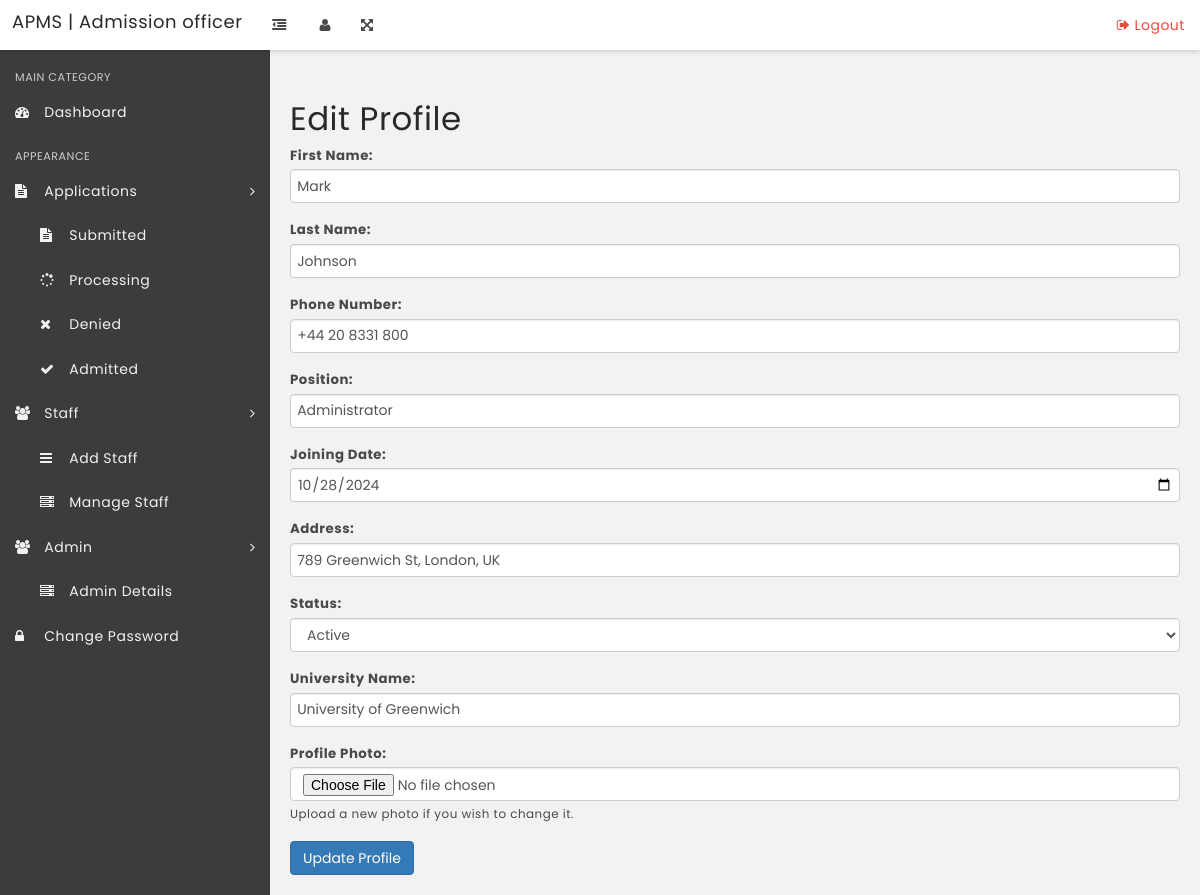
The page /officer/edit-profile.php (signed in) on the database its author committed.
### tables this page shows
CREATE TABLE `tbl_officer` (
  `officer_id` int(11) NOT NULL,
  `unid` int(11) NOT NULL,
  `university_name` varchar(255) NOT NULL,
  `first_name` varchar(100) NOT NULL,
  `last_name` varchar(100) NOT NULL,
  `email` varchar(100) NOT NULL,
  `phone_number` varchar(15) NOT NULL,
  `photo` varchar(255) DEFAULT NULL,
  `position` varchar(100) NOT NULL,
  `joining_date` date NOT NULL,
  `address` varchar(255) DEFAULT NULL,
  `status` enum('active','inactive') DEFAULT 'active',
  `created_at` timestamp NOT NULL DEFAULT current_timestamp(),
  `updated_at` timestamp NOT NULL DEFAULT current_timestamp() ON UPDATE current_timestamp(),
  `password` varchar(255) NOT NULL
);

### officer/edit-profile.php (the view, shortened to what this page needs)
<?php
include('includes/config.php');
if (strlen($_SESSION['ologin']) == "") {
    header("Location: index.php");
    exit();
} else {
    $officer_email = $_SESSION['ologin'];
    $sql = "SELECT * FROM tbl_officer WHERE email = :officer_email";
    $query = $dbh->prepare($sql);
    $query->bindParam(':officer_email', $officer_email, PDO::PARAM_STR);
    $query->execute();
    if ($query->rowCount() > 0) {
        $officer = $query->fetch(PDO::FETCH_ASSOC);
    } else {
        echo "No officer found.";
        exit();
    }
}
?>
<!DOCTYPE html>
<html lang="en">
<head>
    <link rel="stylesheet" href="css/bootstrap.min.css" media="screen">
    <link rel="stylesheet" href="css/font-awesome.min.css" media="screen">
    <link rel="stylesheet" href="css/main.css" media="screen">
</head>
<body>
<div class="main-wrapper">
        <?php include('includes/topbar.php'); ?>
        <div class="content-wrapper">
            <div class="content-container">
                <?php include('includes/leftbar.php'); ?>
    <div class="content">
        <h1>Edit Profile</h1>
        <form method="POST" enctype="multipart/form-data">
            <div class="form-group">
                <label for="first_name">First Name:</label>
                <input type="text" name="first_name" class="form-control" value="<?php echo htmlentities($officer['first_name']); ?>" required>
            </div>
            <div class="form-group">
                <label for="last_name">Last Name:</label>
                <input type="text" name="last_name" class="form-control" value="<?php echo htmlentities($officer['last_name']); ?>" required>
            </div>
            <div class="form-group">
                <label for="phone_number">Phone Number:</label>
                <input type="text" name="phone_number" class="form-control" value="<?php echo htmlentities($officer['phone_number']); ?>" required>
            </div>
            <div class="form-group">
                <label for="position">Position:</label>
                <input type="text" name="position" class="form-control" value="<?php echo htmlentities($officer['position']); ?>" required>
            </div>
            <div class="form-group">
                <label for="joining_date">Joining Date:</label>
                <input type="date" name="joining_date" class="form-control" value="<?php echo htmlentities($officer['joining_date']); ?>" required>
            </div>
            <div class="form-group">
                <label for="address">Address:</label>
                <input type="text" name="address" class="form-control" value="<?php echo htmlentities($officer['address']); ?>" required>
            </div>
            <div class="form-group">
                <label for="status">Status:</label>
                <select name="status" class="form-control" required>
                    <option value="active" <?php if ($officer['status'] == 'active') echo 'selected'; ?>>Active</option>
                </select>
            </div>
            <div class="form-group">
                <label for="university_name">University Name:</label>
                <input type="text" name="university_name" class="form-control" value="<?php echo htmlentities($officer['university_name']); ?>" required>
            </div>
            <div class="form-group">
                <label for="photo">Profile Photo:</label>
                <input type="file" name="photo" class="form-control">
                <small>Upload a new photo if you wish to change it.</small>
            </div>
            <button type="submit" class="btn btn-primary">Update Profile</button>
        </form>
    </div>
</body>
</html>

### officer/edit-profile.php (style rules this page uses)
body { display: flex; flex-direction: row; }
.content { flex: 1; padding: 20px; }

### rows shown on the page
tbl_officer: first_name "Mark", last_name "Johnson", phone_number "+44 20 8331 800", position "Administrator", joining_date "10/28/2024", address "789 Greenwich St, London, UK", status "Active", university_name "University of Greenwich"
